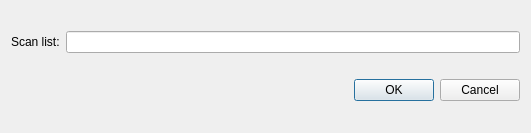
<?xml version="1.0" encoding="UTF-8"?>
<ui version="4.0">
 <class>range_dialog</class>
 <widget class="QDialog" name="range_dialog">
  <property name="geometry">
   <rect>
    <x>0</x>
    <y>0</y>
    <width>531</width>
    <height>133</height>
   </rect>
  </property>
  <property name="windowTitle">
   <string>Add scans by numbers</string>
  </property>
  <layout class="QGridLayout" name="gridLayout">
   <item row="0" column="0">
    <widget class="QLabel" name="label">
     <property name="text">
      <string>Scan list:</string>
     </property>
    </widget>
   </item>
   <item row="0" column="1">
    <widget class="QLineEdit" name="range_edit">
     <property name="toolTip">
      <string>&lt;html&gt;&lt;head/&gt;&lt;body&gt;&lt;p&gt;Enter scan numbers as comma separated list. Ranges can be include using a dash (or minus symbol).&lt;/p&gt;&lt;p&gt;&lt;br/&gt;&lt;/p&gt;&lt;p&gt;The files will be found using the DLS info and the directories of any scan files already added&lt;/p&gt;&lt;p&gt;&lt;br/&gt;&lt;/p&gt;&lt;/body&gt;&lt;/html&gt;</string>
     </property>
    </widget>
   </item>
   <item row="1" column="0" colspan="2">
    <widget class="QDialogButtonBox" name="buttonBox">
     <property name="orientation">
      <enum>Qt::Horizontal</enum>
     </property>
     <property name="standardButtons">
      <set>QDialogButtonBox::Cancel|QDialogButtonBox::Ok</set>
     </property>
    </widget>
   </item>
  </layout>
 </widget>
 <resources/>
 <connections>
  <connection>
   <sender>buttonBox</sender>
   <signal>accepted()</signal>
   <receiver>range_dialog</receiver>
   <slot>accept()</slot>
   <hints>
    <hint type="sourcelabel">
     <x>248</x>
     <y>254</y>
    </hint>
    <hint type="destinationlabel">
     <x>157</x>
     <y>274</y>
    </hint>
   </hints>
  </connection>
  <connection>
   <sender>buttonBox</sender>
   <signal>rejected()</signal>
   <receiver>range_dialog</receiver>
   <slot>reject()</slot>
   <hints>
    <hint type="sourcelabel">
     <x>316</x>
     <y>260</y>
    </hint>
    <hint type="destinationlabel">
     <x>286</x>
     <y>274</y>
    </hint>
   </hints>
  </connection>
 </connections>
</ui>
